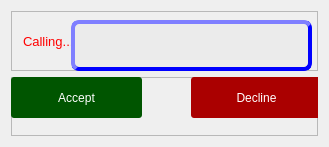
<?xml version="1.0" encoding="UTF-8"?>
<ui version="4.0">
 <class>Dialog</class>
 <widget class="QDialog" name="Dialog">
  <property name="geometry">
   <rect>
    <x>0</x>
    <y>0</y>
    <width>329</width>
    <height>147</height>
   </rect>
  </property>
  <property name="windowTitle">
   <string>Elementz_GSM_Utility</string>
  </property>
  <property name="windowIcon">
   <iconset resource="background.qrc">
    <normaloff>:/background/Icons/AIbEiAIAAABECP2Iptyl4PzmnAEiC3ZjYXJkX3Bob3RvKihiMjczYWVlNWQ1ZWVlNjYyY2U2NzA5YWUwNzgzMjE2MmZkMGYxN2Q5MAFyoVXTDsx0nC3OGfmWE7vsTYpe9Q.jpg</normaloff>:/background/Icons/AIbEiAIAAABECP2Iptyl4PzmnAEiC3ZjYXJkX3Bob3RvKihiMjczYWVlNWQ1ZWVlNjYyY2U2NzA5YWUwNzgzMjE2MmZkMGYxN2Q5MAFyoVXTDsx0nC3OGfmWE7vsTYpe9Q.jpg</iconset>
  </property>
  <property name="styleSheet">
   <string notr="true">QDialog{background-image: url(:/background/Icons/background.jpg);background-repeat: repeat;}

QToolBar{background:blue;}

QWidget#scrollArea{background-color: blue;}
QTabBar::tab { background: darkblue; color: white; padding: 10px; border: 2px solid blue;}
QTabBar::tab:selected {background: rgb(217, 217, 0);  color: black; }
QTabBar::tab:!selected {background:darkblue;  color: white;}
/*QTabBar {background-color: blue;} */
QTabBar::tab:hover{color:#ccc;	background-color: qlineargradient(spread:pad, x1:0.517, y1:0, x2:0.517, y2:1, stop:0 rgba(45, 45, 45, 255), stop:0.505682 rgba(45, 45, 45, 255), stop:1 rgba(29, 29, 29, 255));	border-color:#2d89ef;border-width:2px;}

QPushButton{border-style:solid;background-color:darkblue;color:white;border-radius:3px;font: 12pt &quot;MS Shell Dlg 2&quot;;}
QPushButton:hover{color:#ccc;	background-color: qlineargradient(spread:pad, x1:0.517, y1:0, x2:0.517, y2:1, stop:0 rgba(45, 45, 45, 255), stop:0.505682 rgba(45, 45, 45, 255), stop:1 rgba(29, 29, 29, 255));	border-color:#2d89ef;border-width:2px;}
QPushButton:pressed{background-color: lightblue;}
QPushButton:disabled{background-color: rgb(176, 176, 176);}

QPushButton#connectButton{ background-color: darkred;}
QPushButton#connectButton:hover{color:#ccc;	background-color: qlineargradient(spread:pad, x1:0.517, y1:0, x2:0.517, y2:1, stop:0 rgba(45, 45, 45, 255), stop:0.505682 rgba(45, 45, 45, 255), stop:1 rgba(29, 29, 29, 255));	border-color:#2d89ef;border-width:2px;}
QPushButton#connectButton:pressed{background-color: lightblue;}
QPushButton#connectButton:disabled{background-color: rgb(176, 176, 176);}

QComboBox{border-style:solid;background-color:darkblue;color:white;border-radius:3px;font: 12pt &quot;MS Shell Dlg 2&quot;; padding: 10px}
QComboBox:hover{color:#ccc;	background-color: qlineargradient(spread:pad, x1:0.517, y1:0, x2:0.517, y2:1, stop:0 rgba(45, 45, 45, 255), stop:0.505682 rgba(45, 45, 45, 255), stop:1 rgba(29, 29, 29, 255));	border-color:#2d89ef;border-width:2px;}
QComboBox:pressed{background-color: lightblue;}

QLineEdit {border:4px outset; border-radius: 8px; border-color: blue; color:rgb(0, 0, 0);  background-color: rgb(235, 235, 235); padding:10px;font: 75 12pt &quot;MS Shell Dlg 2&quot;;}
/*QLineEdit { border-radius: 8px;  color:black;background-color: white; } */
QLineEdit:focus {  border:4px outset; border-radius: 8px; border-color: rgb(41, 237, 215); color:rgb(0, 0, 0);  background-color: rgb(240, 204, 204); }

QLabel {border:4px outset; border-radius: 0px; border-color: blue; color:white;  background-color: darkblue; padding:5px;font: 75 12pt &quot;MS Shell Dlg 2&quot;;}
QPlainTextEdit {border:4px outset; border-radius: 0px; border-color: blue; color:black;  background-color: rgb(235, 235, 235);; padding:5px;font: 75 12pt &quot;MS Shell Dlg 2&quot;;}</string>
  </property>
  <layout class="QGridLayout" name="gridLayout_2">
   <item row="1" column="0">
    <layout class="QVBoxLayout" name="verticalLayout">
     <item>
      <widget class="QFrame" name="frame">
       <property name="frameShape">
        <enum>QFrame::StyledPanel</enum>
       </property>
       <property name="frameShadow">
        <enum>QFrame::Raised</enum>
       </property>
       <widget class="QPushButton" name="pushButton">
        <property name="geometry">
         <rect>
          <x>0</x>
          <y>0</y>
          <width>131</width>
          <height>41</height>
         </rect>
        </property>
        <property name="styleSheet">
         <string notr="true">background-color: rgb(0, 85, 0);</string>
        </property>
        <property name="text">
         <string>Accept</string>
        </property>
        <property name="icon">
         <iconset resource="background.qrc">
          <normaloff>:/icon/Icons/MB_0008_phone.png</normaloff>:/icon/Icons/MB_0008_phone.png</iconset>
        </property>
        <property name="iconSize">
         <size>
          <width>32</width>
          <height>32</height>
         </size>
        </property>
       </widget>
       <widget class="QPushButton" name="pushButton_2">
        <property name="geometry">
         <rect>
          <x>180</x>
          <y>0</y>
          <width>131</width>
          <height>41</height>
         </rect>
        </property>
        <property name="styleSheet">
         <string notr="true">background-color: rgb(170, 0, 0);</string>
        </property>
        <property name="text">
         <string>Decline</string>
        </property>
        <property name="icon">
         <iconset resource="background.qrc">
          <normaloff>:/icon/Icons/2fUZnI4.png</normaloff>:/icon/Icons/2fUZnI4.png</iconset>
        </property>
        <property name="iconSize">
         <size>
          <width>32</width>
          <height>32</height>
         </size>
        </property>
       </widget>
      </widget>
     </item>
    </layout>
   </item>
   <item row="0" column="0">
    <layout class="QVBoxLayout" name="verticalLayout_2">
     <item>
      <widget class="QFrame" name="frame_2">
       <property name="frameShape">
        <enum>QFrame::StyledPanel</enum>
       </property>
       <property name="frameShadow">
        <enum>QFrame::Raised</enum>
       </property>
       <widget class="QLabel" name="label">
        <property name="geometry">
         <rect>
          <x>0</x>
          <y>10</y>
          <width>71</width>
          <height>41</height>
         </rect>
        </property>
        <property name="styleSheet">
         <string notr="true">background-color: rgba(255, 255, 255, 0);
border-color: rgba(255, 255, 255, 0);</string>
        </property>
        <property name="text">
         <string>&lt;html&gt;&lt;head/&gt;&lt;body&gt;&lt;p&gt;&lt;span style=&quot; font-size:10pt; color:#ff0000;&quot;&gt;Calling....&lt;/span&gt;&lt;/p&gt;&lt;/body&gt;&lt;/html&gt;</string>
        </property>
       </widget>
       <widget class="QLineEdit" name="numberLineedit">
        <property name="geometry">
         <rect>
          <x>60</x>
          <y>9</y>
          <width>241</width>
          <height>51</height>
         </rect>
        </property>
       </widget>
      </widget>
     </item>
    </layout>
   </item>
  </layout>
 </widget>
 <resources>
  <include location="background.qrc"/>
 </resources>
 <connections/>
</ui>
